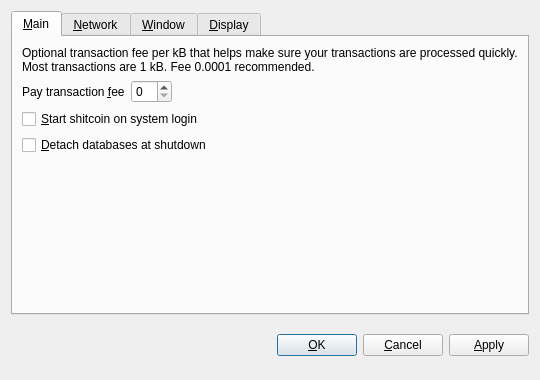
<?xml version="1.0" encoding="UTF-8"?>
<ui version="4.0">
 <class>OptionsDialog</class>
 <widget class="QDialog" name="OptionsDialog">
  <property name="geometry">
   <rect>
    <x>0</x>
    <y>0</y>
    <width>540</width>
    <height>380</height>
   </rect>
  </property>
  <property name="windowTitle">
   <string>Options</string>
  </property>
  <property name="modal">
   <bool>true</bool>
  </property>
  <layout class="QVBoxLayout" name="verticalLayout">
   <item>
    <widget class="QTabWidget" name="tabWidget">
     <property name="tabPosition">
      <enum>QTabWidget::North</enum>
     </property>
     <property name="currentIndex">
      <number>0</number>
     </property>
     <widget class="QWidget" name="tabMain">
      <attribute name="title">
       <string>&amp;Main</string>
      </attribute>
      <layout class="QVBoxLayout" name="verticalLayout_Main">
       <item>
        <widget class="QLabel" name="transactionFeeInfoLabel">
         <property name="text">
          <string>Optional transaction fee per kB that helps make sure your transactions are processed quickly. Most transactions are 1 kB. Fee 0.0001 recommended.</string>
         </property>
         <property name="textFormat">
          <enum>Qt::PlainText</enum>
         </property>
         <property name="wordWrap">
          <bool>true</bool>
         </property>
        </widget>
       </item>
       <item>
        <layout class="QHBoxLayout" name="horizontalLayout_Main">
         <item>
          <widget class="QLabel" name="transactionFeeLabel">
           <property name="text">
            <string>Pay transaction &amp;fee</string>
           </property>
           <property name="textFormat">
            <enum>Qt::PlainText</enum>
           </property>
           <property name="buddy">
            <cstring>transactionFee</cstring>
           </property>
          </widget>
         </item>
         <item>
          <widget class="shitcoinAmountField" name="transactionFee"/>
         </item>
         <item>
          <spacer name="horizontalSpacer_Main">
           <property name="orientation">
            <enum>Qt::Horizontal</enum>
           </property>
           <property name="sizeHint" stdset="0">
            <size>
             <width>40</width>
             <height>20</height>
            </size>
           </property>
          </spacer>
         </item>
        </layout>
       </item>
       <item>
        <widget class="QCheckBox" name="shitcoinAtStartup">
         <property name="toolTip">
          <string>Automatically start shitcoin after logging in to the system.</string>
         </property>
         <property name="text">
          <string>&amp;Start shitcoin on system login</string>
         </property>
        </widget>
       </item>
       <item>
        <widget class="QCheckBox" name="detachDatabases">
         <property name="toolTip">
          <string>Detach block and address databases at shutdown. This means they can be moved to another data directory, but it slows down shutdown. The wallet is always detached.</string>
         </property>
         <property name="text">
          <string>&amp;Detach databases at shutdown</string>
         </property>
        </widget>
       </item>
       <item>
        <spacer name="verticalSpacer_Main">
         <property name="orientation">
          <enum>Qt::Vertical</enum>
         </property>
         <property name="sizeHint" stdset="0">
          <size>
           <width>20</width>
           <height>40</height>
          </size>
         </property>
        </spacer>
       </item>
      </layout>
     </widget>
     <widget class="QWidget" name="tabNetwork">
      <attribute name="title">
       <string>&amp;Network</string>
      </attribute>
      <layout class="QVBoxLayout" name="verticalLayout_Network">
       <item>
        <widget class="QCheckBox" name="mapPortUpnp">
         <property name="toolTip">
          <string>Automatically open the shitcoin client port on the router. This only works when your router supports UPnP and it is enabled.</string>
         </property>
         <property name="text">
          <string>Map port using &amp;UPnP</string>
         </property>
        </widget>
       </item>
       <item>
        <widget class="QCheckBox" name="connectSocks">
         <property name="toolTip">
          <string>Connect to the shitcoin network through a SOCKS proxy (e.g. when connecting through Tor).</string>
         </property>
         <property name="text">
          <string>&amp;Connect through SOCKS proxy:</string>
         </property>
        </widget>
       </item>
       <item>
        <layout class="QHBoxLayout" name="horizontalLayout_Network">
         <item>
          <widget class="QLabel" name="proxyIpLabel">
           <property name="text">
            <string>Proxy &amp;IP:</string>
           </property>
           <property name="textFormat">
            <enum>Qt::PlainText</enum>
           </property>
           <property name="buddy">
            <cstring>proxyIp</cstring>
           </property>
          </widget>
         </item>
         <item>
          <widget class="QValidatedLineEdit" name="proxyIp" native="true">
           <property name="maximumSize">
            <size>
             <width>140</width>
             <height>16777215</height>
            </size>
           </property>
           <property name="toolTip">
            <string>IP address of the proxy (e.g. 127.0.0.1)</string>
           </property>
          </widget>
         </item>
         <item>
          <widget class="QLabel" name="proxyPortLabel">
           <property name="text">
            <string>&amp;Port:</string>
           </property>
           <property name="textFormat">
            <enum>Qt::PlainText</enum>
           </property>
           <property name="buddy">
            <cstring>proxyPort</cstring>
           </property>
          </widget>
         </item>
         <item>
          <widget class="QLineEdit" name="proxyPort">
           <property name="maximumSize">
            <size>
             <width>55</width>
             <height>16777215</height>
            </size>
           </property>
           <property name="toolTip">
            <string>Port of the proxy (e.g. 9050)</string>
           </property>
          </widget>
         </item>
         <item>
          <widget class="QLabel" name="socksVersionLabel">
           <property name="text">
            <string>SOCKS &amp;Version:</string>
           </property>
           <property name="textFormat">
            <enum>Qt::PlainText</enum>
           </property>
           <property name="buddy">
            <cstring>socksVersion</cstring>
           </property>
          </widget>
         </item>
         <item>
          <widget class="QValueComboBox" name="socksVersion">
           <property name="toolTip">
            <string>SOCKS version of the proxy (e.g. 5)</string>
           </property>
          </widget>
         </item>
         <item>
          <spacer name="horizontalSpacer_Network">
           <property name="orientation">
            <enum>Qt::Horizontal</enum>
           </property>
           <property name="sizeHint" stdset="0">
            <size>
             <width>40</width>
             <height>20</height>
            </size>
           </property>
          </spacer>
         </item>
        </layout>
       </item>
       <item>
        <spacer name="verticalSpacer_Network">
         <property name="orientation">
          <enum>Qt::Vertical</enum>
         </property>
         <property name="sizeHint" stdset="0">
          <size>
           <width>20</width>
           <height>40</height>
          </size>
         </property>
        </spacer>
       </item>
      </layout>
     </widget>
     <widget class="QWidget" name="tabWindow">
      <attribute name="title">
       <string>&amp;Window</string>
      </attribute>
      <layout class="QVBoxLayout" name="verticalLayout_Window">
       <item>
        <widget class="QCheckBox" name="minimizeToTray">
         <property name="toolTip">
          <string>Show only a tray icon after minimizing the window.</string>
         </property>
         <property name="text">
          <string>&amp;Minimize to the tray instead of the taskbar</string>
         </property>
        </widget>
       </item>
       <item>
        <widget class="QCheckBox" name="minimizeOnClose">
         <property name="toolTip">
          <string>Minimize instead of exit the application when the window is closed. When this option is enabled, the application will be closed only after selecting Quit in the menu.</string>
         </property>
         <property name="text">
          <string>M&amp;inimize on close</string>
         </property>
        </widget>
       </item>
       <item>
        <spacer name="verticalSpacer_Window">
         <property name="orientation">
          <enum>Qt::Vertical</enum>
         </property>
         <property name="sizeHint" stdset="0">
          <size>
           <width>20</width>
           <height>40</height>
          </size>
         </property>
        </spacer>
       </item>
      </layout>
     </widget>
     <widget class="QWidget" name="tabDisplay">
      <attribute name="title">
       <string>&amp;Display</string>
      </attribute>
      <layout class="QVBoxLayout" name="verticalLayout_Display">
       <item>
        <layout class="QHBoxLayout" name="horizontalLayout_1_Display">
         <item>
          <widget class="QLabel" name="langLabel">
           <property name="text">
            <string>User Interface &amp;language:</string>
           </property>
           <property name="textFormat">
            <enum>Qt::PlainText</enum>
           </property>
           <property name="buddy">
            <cstring>lang</cstring>
           </property>
          </widget>
         </item>
         <item>
          <widget class="QValueComboBox" name="lang">
           <property name="toolTip">
            <string>The user interface language can be set here. This setting will take effect after restarting shitcoin.</string>
           </property>
          </widget>
         </item>
        </layout>
       </item>
       <item>
        <layout class="QHBoxLayout" name="horizontalLayout_2_Display">
         <item>
          <widget class="QLabel" name="unitLabel">
           <property name="text">
            <string>&amp;Unit to show amounts in:</string>
           </property>
           <property name="textFormat">
            <enum>Qt::PlainText</enum>
           </property>
           <property name="buddy">
            <cstring>unit</cstring>
           </property>
          </widget>
         </item>
         <item>
          <widget class="QValueComboBox" name="unit">
           <property name="toolTip">
            <string>Choose the default subdivision unit to show in the interface and when sending coins.</string>
           </property>
          </widget>
         </item>
        </layout>
       </item>
       <item>
        <widget class="QCheckBox" name="displayAddresses">
         <property name="toolTip">
          <string>Whether to show shitcoin addresses in the transaction list or not.</string>
         </property>
         <property name="text">
          <string>&amp;Display addresses in transaction list</string>
         </property>
        </widget>
       </item>
       <item>
        <spacer name="verticalSpacer_Display">
         <property name="orientation">
          <enum>Qt::Vertical</enum>
         </property>
         <property name="sizeHint" stdset="0">
          <size>
           <width>20</width>
           <height>40</height>
          </size>
         </property>
        </spacer>
       </item>
      </layout>
     </widget>
    </widget>
   </item>
   <item>
    <layout class="QHBoxLayout" name="horizontalLayout_Buttons">
     <item>
      <spacer name="horizontalSpacer_1">
       <property name="orientation">
        <enum>Qt::Horizontal</enum>
       </property>
       <property name="sizeHint" stdset="0">
        <size>
         <width>40</width>
         <height>48</height>
        </size>
       </property>
      </spacer>
     </item>
     <item>
      <widget class="QLabel" name="statusLabel">
       <property name="font">
        <font>
         <weight>75</weight>
         <bold>true</bold>
        </font>
       </property>
       <property name="text">
        <string/>
       </property>
       <property name="textFormat">
        <enum>Qt::PlainText</enum>
       </property>
       <property name="wordWrap">
        <bool>true</bool>
       </property>
      </widget>
     </item>
     <item>
      <spacer name="horizontalSpacer_2">
       <property name="orientation">
        <enum>Qt::Horizontal</enum>
       </property>
       <property name="sizeHint" stdset="0">
        <size>
         <width>40</width>
         <height>48</height>
        </size>
       </property>
      </spacer>
     </item>
     <item>
      <widget class="QPushButton" name="okButton">
       <property name="text">
        <string>&amp;OK</string>
       </property>
      </widget>
     </item>
     <item>
      <widget class="QPushButton" name="cancelButton">
       <property name="text">
        <string>&amp;Cancel</string>
       </property>
       <property name="autoDefault">
        <bool>false</bool>
       </property>
      </widget>
     </item>
     <item>
      <widget class="QPushButton" name="applyButton">
       <property name="text">
        <string>&amp;Apply</string>
       </property>
       <property name="autoDefault">
        <bool>false</bool>
       </property>
      </widget>
     </item>
    </layout>
   </item>
  </layout>
 </widget>
 <customwidgets>
  <customwidget>
   <class>QValidatedLineEdit</class>
   <extends>QWidget</extends>
   <header>qvalidatedlineedit.h</header>
  </customwidget>
  <customwidget>
   <class>shitcoinAmountField</class>
   <extends>QSpinBox</extends>
   <header>shitcoinamountfield.h</header>
  </customwidget>
  <customwidget>
   <class>QValueComboBox</class>
   <extends>QComboBox</extends>
   <header>qvaluecombobox.h</header>
  </customwidget>
 </customwidgets>
 <resources/>
 <connections/>
</ui>
